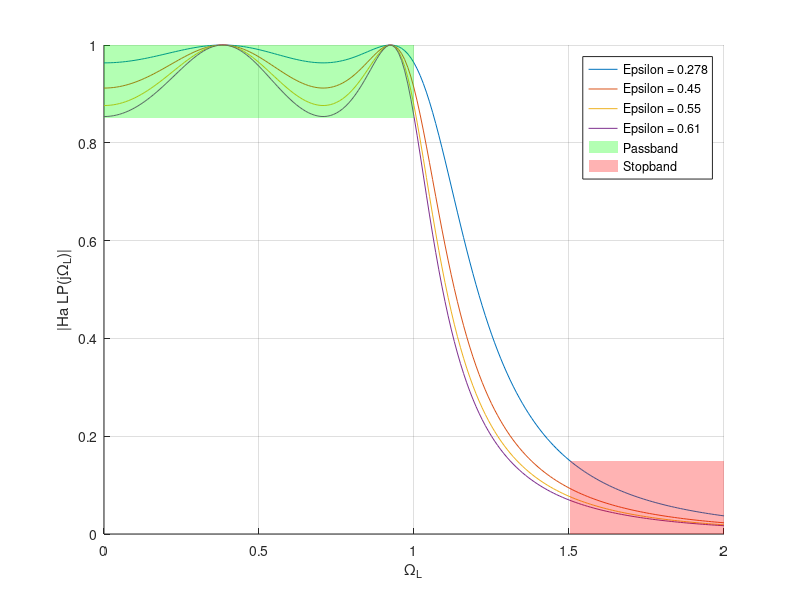

Write the MATLAB code that produced this figure.
% Given parameters
epsilons = [0.278,0.45, 0.55, 0.61]; 
Omega_Lp = 1; 

% Range of Omega_L values
Omega_L_values = 0:0.01:2;

%Value of oder of filter 
N =4;
% Tolerance for passband and stopband
passband_tolerance = 0.15;
stopband_tolerance = 0.15;

% Calculate Ha(jOmega_L) for different Omega_L values
Ha_values = zeros(length(epsilons), length(Omega_L_values));
for j = 1:length(epsilons)
    epsilon = epsilons(j);
    for i = 1:length(Omega_L_values)
        Omega_L = Omega_L_values(i);
        x = Omega_L / Omega_Lp;
        
        c_N = cos(N * acos(x));
        
        Ha_values(j, i) = 1 / sqrt(1 + epsilon^2 * c_N^2);
    end
end

% Plotting
figure;
hold on;
for j = 1:length(epsilons)
    plot(Omega_L_values, abs(Ha_values(j, :)), 'DisplayName', ['Epsilon = ', num2str(epsilons(j))]);
end

% Draw passband and stopband
passband_lower_limit = 1 - passband_tolerance;
stopband_upper_limit = stopband_tolerance;

% Passband
passband_x = [0, 1, 1, 0];
passband_y = [passband_lower_limit, passband_lower_limit, 1, 1];
fill(passband_x, passband_y, 'g', 'FaceAlpha', 0.3, 'EdgeColor', 'none');

% Stopband
stopband_x = [1.502, 2, 2, 1.502];
stopband_y = [0, 0, stopband_upper_limit, stopband_upper_limit];
fill(stopband_x, stopband_y, 'r', 'FaceAlpha', 0.3, 'EdgeColor', 'none');

hold off;

xlabel('\Omega_L');
ylabel('|Ha LP(jΩ_L)|');
legend('Epsilon = 0.278', 'Epsilon = 0.45', 'Epsilon = 0.55', 'Epsilon = 0.61', 'Passband', 'Stopband', 'Location', 'best');
grid on;

